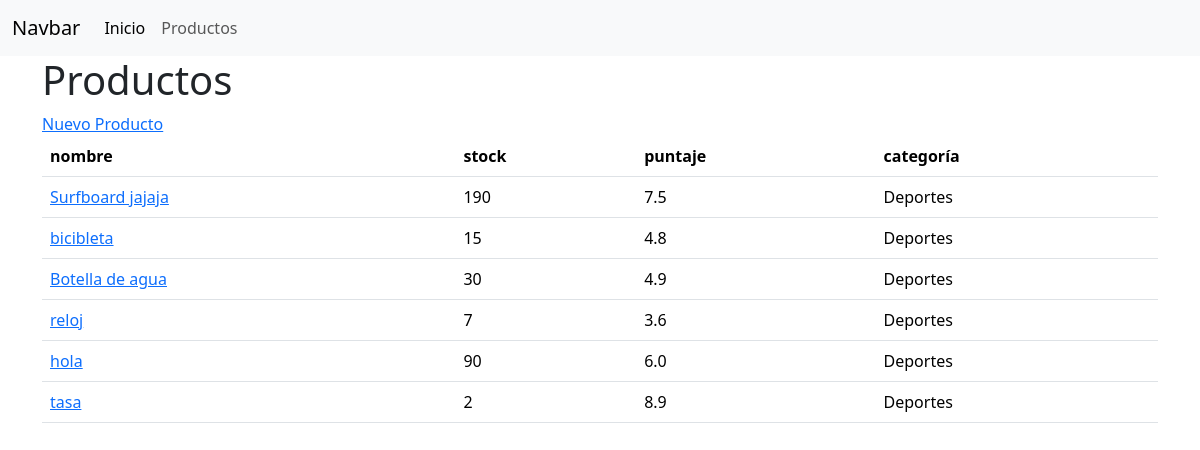
/productos/, run on the app's committed database.
### productos/models.py (models this page shows, shortened)
class Producto(models.Model):
    nombre = models.CharField(max_length=255)
    stock = models.IntegerField()
    puntaje = models.FloatField()
    categoria = models.ForeignKey(Categoria, on_delete=models.CASCADE)
    creado_en = models.DateTimeField(default=timezone.now)

class Categoria(models.Model):
    nombre = models.CharField(max_length=255)
    def __str__(self):
        return self.nombre

### productos/views.py (the view)
# urls.py: path("", views.index, name="index"),
def index(request):
    productos = Producto.objects.all()
    return render(request, "index.html", context={"productos": productos})

### productos/templates/index.html
{% extends "base.html"%}
{% block content%}
<h1>Productos</h1>
<a href="{% url "productos:formulario" %}">Nuevo Producto</a>
<table class="table">
    <thead>
        <tr>
            <th>nombre</th>
            <th>stock</th>
            <th>puntaje</th>
            <th>categoría</th>
        </tr>
    </thead>
    <tbody>
        {%for producto in productos%}
        <tr>
            <td>
                <a href="{% url 'productos:detalle' producto.id %}">
                    {{ producto.nombre }}
                </a>
            </td>
            <td>{{ producto.stock }}</td>
            <td>{{ producto.puntaje }}</td>
            <td>{{ producto.categoria }}</td>
        </tr>
        {% endfor%}
    </tbody>
</table>
{% endblock %}

### templates/base.html (shortened to what this page needs)
<!DOCTYPE html>
<html lang="en">
<head>
    <link href="https://cdn.jsdelivr.net/npm/bootstrap@5.3.2/dist/css/bootstrap.min.css" rel="stylesheet"
>
</head>
<body>
    <nav class="navbar navbar-expand-lg bg-body-tertiary">
        <div class="container-fluid">
          <a class="navbar-brand" href="#">Navbar</a>
          <div class="collapse navbar-collapse" id="navbarNav">
            <ul class="navbar-nav">
              <li class="nav-item">
                <a class="nav-link active" aria-current="page" href="{% url "inicio" %}">Inicio</a>
              </li>
              <li class="nav-item">
                <a class="nav-link" href="{% url "productos:index" %}">Productos</a>
            </ul>
          </div>
        </div>
      </nav>
    <div class="container">
        {% block content %}
        {% endblock %}
    </div>
</body>
</html>

### data on the page
Producto: nombre "Surfboard jajaja", stock "190", puntaje "7.5", categoria "Deportes"
Producto: nombre "bicibleta", stock "15", puntaje "4.8", categoria "Deportes"
Producto: nombre "Botella de agua", stock "30", puntaje "4.9", categoria "Deportes"
Producto: nombre "reloj", stock "7", puntaje "3.6", categoria "Deportes"
Producto: nombre "hola", stock "90", puntaje "6.0", categoria "Deportes"
Producto: nombre "tasa", stock "2", puntaje "8.9", categoria "Deportes"
